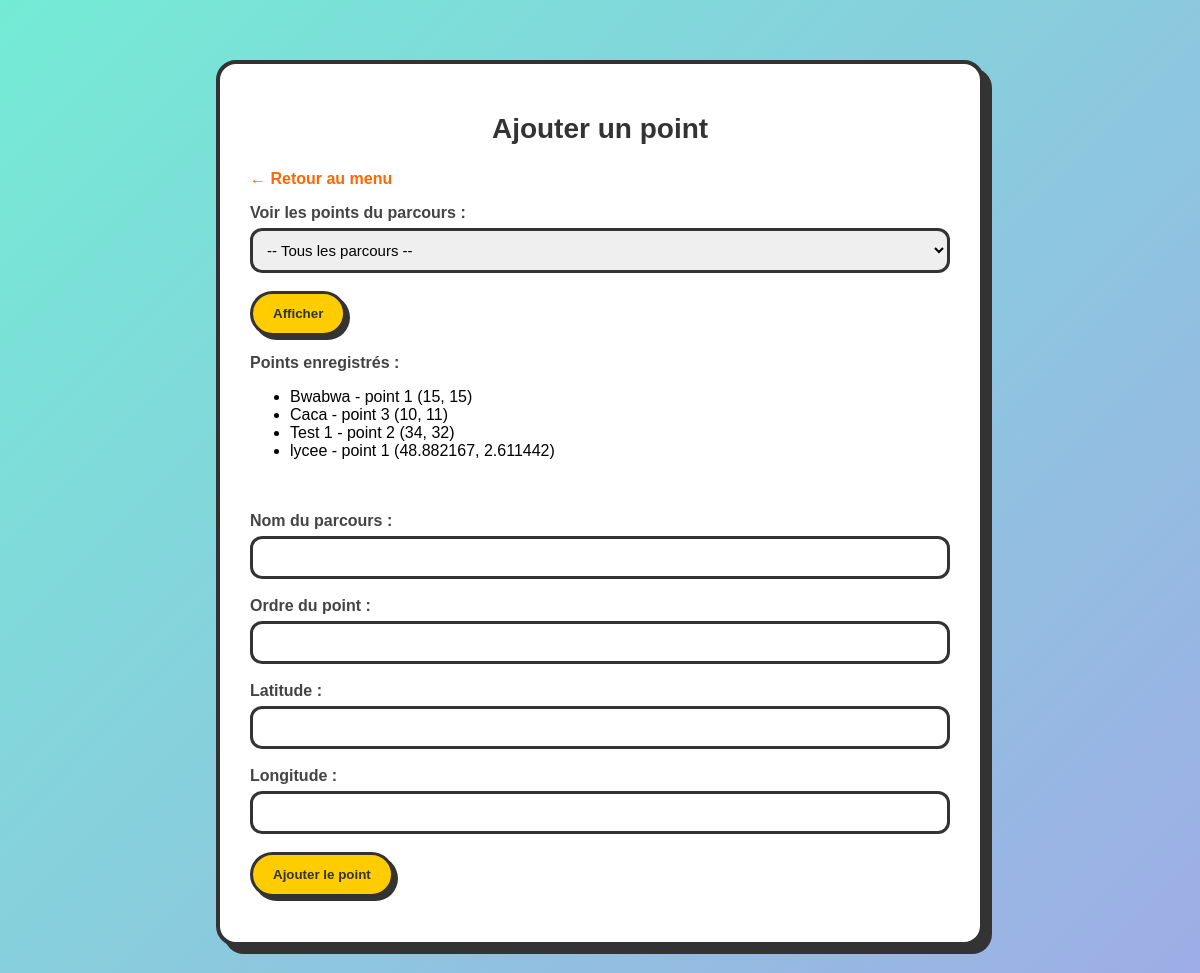
The app's page /ajouter.php, older data.
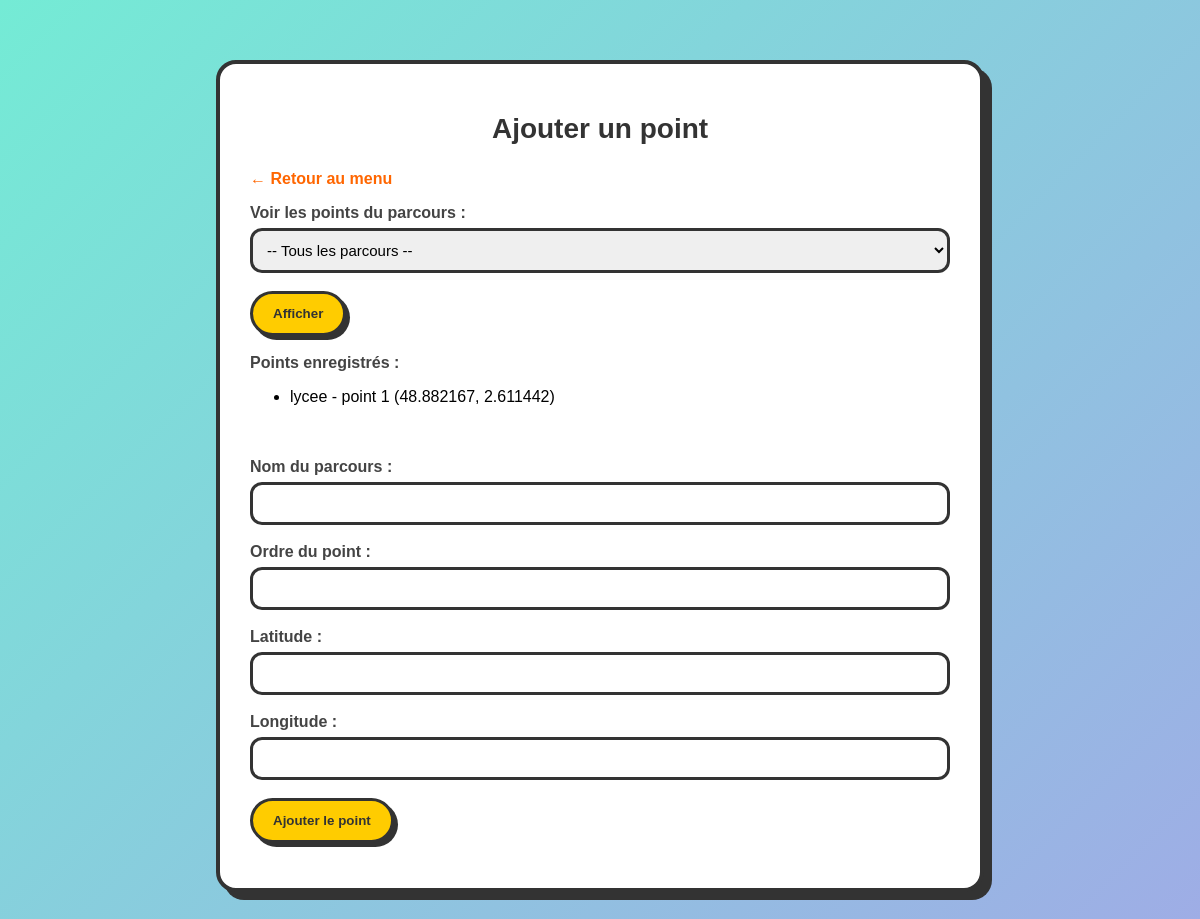
The same page, newer data.
### tables this page shows
CREATE TABLE "points" (
	"id"	INTEGER,
	"nom_parcours"	TEXT,
	"ordre"	INTEGER,
	"latitude"	REAL,
	"longitude"	REAL,
	PRIMARY KEY("id" AUTOINCREMENT)
);

### ajouter.php (the view, shortened to what this page needs)
<?php
include("db.php");
$parcours_selectionne = "";
if ($parcours_selectionne != "") {
    $points = $db->query("SELECT id, nom_parcours, ordre, latitude, longitude FROM points WHERE nom_parcours = '$parcours_selectionne' ORDER BY ordre");
} else {
    $points = $db->query("SELECT id, nom_parcours, ordre, latitude, longitude FROM points ORDER BY nom_parcours, ordre");
}
?>
<!DOCTYPE html>
<html lang="fr">
<head>
    <link rel="stylesheet" href="style.css">
</head>
<body>
<div class="container">
    <h1>Ajouter un point</h1>
    <p><a href="index.php">← Retour au menu</a></p>
    <form action="ajouter.php" method="get">
        <label>Voir les points du parcours :</label>
        <select name="nom_parcours">
            <option value="">-- Tous les parcours --</option>
        </select>
        <input type="submit" value="Afficher">
    </form>
    <br>
    <label>Points enregistrés :</label>
    <ul>
        <?php
        while ($point = $points->fetchArray()) {
            echo "<li>";
            echo $point["nom_parcours"] . " - point " . $point["ordre"];
            echo " (" . $point["latitude"] . ", " . $point["longitude"] . ")";
            echo "</li>";
        }
        ?>
    </ul>
    <br><br>
    <form action="ajouter.php" method="post">
        <label>Nom du parcours :</label>
        <input type="text" name="nom_parcours" required>
        <label>Ordre du point :</label>
        <input type="number" name="ordre" required>
        <label>Latitude :</label>
        <input type="number" step="any" name="latitude" required>
        <label>Longitude :</label>
        <input type="number" step="any" name="longitude" required>
        <input type="submit" value="Ajouter le point">
    </form>
</div>
</body>
</html>

### style.css (style rules this page uses)
body { font-family: "Comic Sans MS", Arial, sans-serif; margin: 0; padding: 0; background: linear-gradient(135deg, #74ebd5, #9face6); min-height: 100vh; }
.container { width: 700px; margin: 60px auto; background-color: white; padding: 30px; border-radius: 20px; border: 4px solid #333; box-shadow: 8px 8px 0px #333; }
h1 { text-align: center; color: #333; font-size: 28px; margin-bottom: 25px; }
a { color: #ff6600; text-decoration: none; font-weight: bold; }
label { font-weight: bold; color: #444; }
input[type="text"], input[type="number"], select { width: 100%; padding: 10px; margin-top: 6px; margin-bottom: 18px; border-radius: 12px; border: 3px solid #333; font-size: 15px; box-sizing: border-box; }
input[type="submit"] { background-color: #ffcc00; color: #333; padding: 12px 20px; border-radius: 25px; border: 3px solid #333; font-weight: bold; cursor: pointer; box-shadow: 4px 4px 0px #333; transition: 0.1s; }

Row changes from the older to the newer data that the page shows:
removed points: nom_parcours "Bwabwa", ordre "1", latitude "15", longitude "15"
removed points: nom_parcours "Caca", ordre "3", latitude "10", longitude "11"
removed points: nom_parcours "Test 1", ordre "2", latitude "34", longitude "32"
